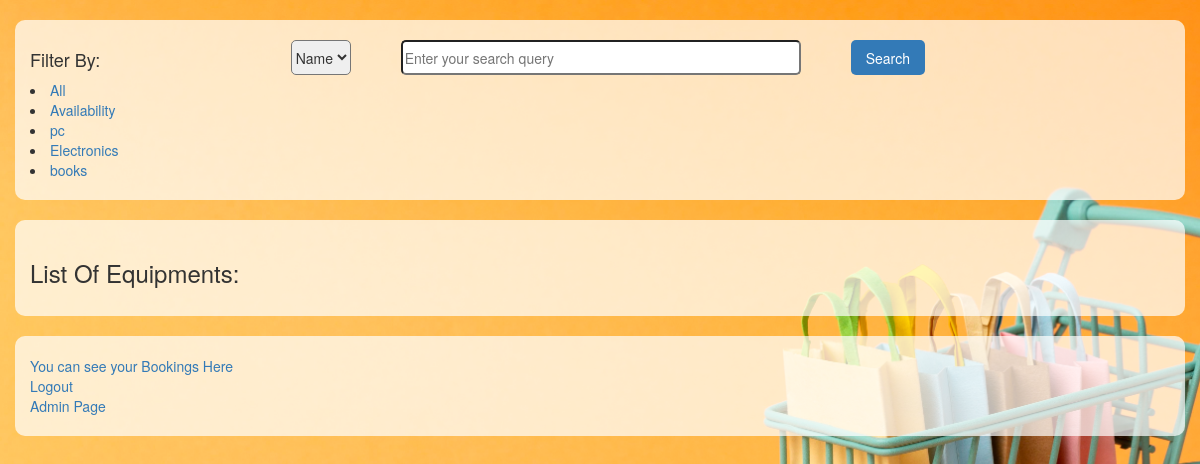
The app's page /filter_equipments/availability (signed in), older data.
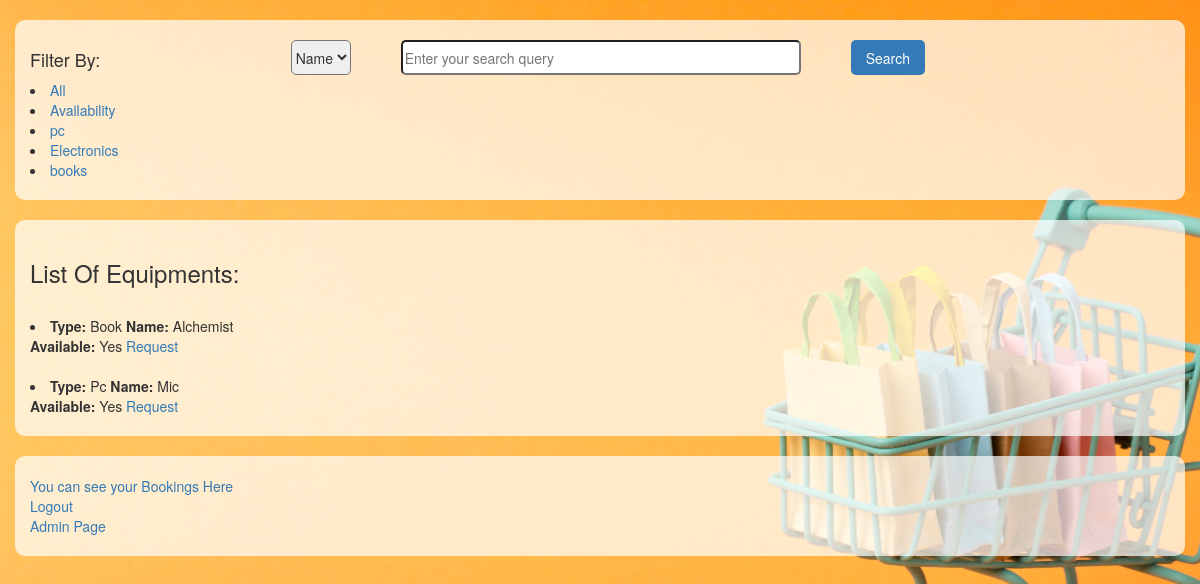
The same page, newer data.
### login_logout/models.py (models this page shows, shortened)
class Books(models.Model):
    euipment_name = models.CharField(max_length=150)
    euipment_type = models.CharField(max_length=150, null=True, blank=True)
    requested_or_not = models.BooleanField(default=False)
    booked_or_not = models.BooleanField(default=False)
    availabilty = models.BooleanField(default=True, null=True, blank=True)
    return_days = models.IntegerField(default=3, null=True, blank=True)
    requested_user_id = models.ForeignKey(User, on_delete=models.CASCADE, default=None, null=True, blank=True)
    class Meta:
        verbose_name = 'Book'

### login_logout/views.py (the view)
# urls.py: path('filter_equipments/<str:keyword>', views.filter_equipments, name='filter_equipments'),
@login_required
def filter_equipments(request, keyword):
    if keyword  == 'Book':
        books = Books.objects.filter(euipment_type='Book')
        return render(request, 'success_page.html', {'books': books , 'book_type': 'Book'})
    elif keyword == 'Pc':
        books = Books.objects.filter(euipment_type='Pc')
        return render(request, 'success_page.html', {'books': books , 'book_type': 'Pc'})
    elif keyword == 'Electronics':
        books = Books.objects.filter(euipment_type='Electronics')
        return render(request, 'success_page.html', {'books': books , 'book_type': 'Electronics'})
    elif keyword == 'all':
        books = Books.objects.all()
        return render(request, 'success_page.html', {'books': books , 'book_type': 'all'})
    elif keyword == 'availability':
        books = Books.objects.filter(availabilty = True)
        return render(request, 'success_page.html', {'books': books , 'book_type': 'availability'})
    else:
        books = Books.objects.filter(requested_or_not = False, booked_or_not=False)
        return render(request, 'success_page.html', {'books': books})

### templates/success_page.html (shortened to what this page needs)
<!DOCTYPE html>
<html lang="en">
<head>
    <link href="//netdna.bootstrapcdn.com/bootstrap/3.1.0/css/bootstrap.min.css" rel="stylesheet" id="bootstrap-css">
</head>
<body>
<div class="container">
    <div class="row">
        <div class="col-xs-2">
            <h4>Filter By:</h4>
            <li>
                <a href ="{% url 'filter_equipments' 'all' %}">All </a>
            </li>
            <li>
                <a href="{% url 'filter_equipments' 'availability' %}">Availability</a>
            </li>
            <li>
                <a href="{% url 'filter_equipments' 'Pc' %}">pc</a>
            </li>
            <li>
                <a href="{% url 'filter_equipments' 'Electronics' %}">Electronics</a>
            </li>
            <li>
                <a href="{% url 'filter_equipments' 'Book' %}">books</a>
            </li>
        </div>
        <div class="col-xs-8">
            <form method="POST" action="/search_by_typing/" class="search-form">
                <select id="optionSelect" name="optionSelect">
                    <option value="name" selected>Name</option>
                </select>
                <input type="text" name="query" placeholder="Enter your search query">
                <input type="submit" value="Search"/>
            </form>
        </div>
	</div>
</div>
<div class="container equipment-list">
<h3>List Of Equipments:</h3>
{% if book_type == 'all' %}
    {% for book in books %}
        <br>
        <li><b>Type: </b>{{ book.euipment_type }}  <b> Name: </b>{{ book.euipment_name }}</li> <b>Available: </b>{% if book.availabilty %} Yes {% else %} No{% endif %}
        <a href="{% url 'request_for_all' book.id  %}">Request</a>
        <br>
    {% endfor %}
{% elif book_type == 'availability' %}
    {% for book in books %}
        <br>
        <li><b>Type: </b>{{ book.euipment_type }}  <b> Name: </b>{{ book.euipment_name }}</li> <b>Available: </b>{% if book.availabilty%} Yes {% else %} No{% endif%}
        <a href="{% url 'request_for_available' book.id  %}">Request</a>
        <br>
    {% endfor %}
{% endif %}
</div>
<div class="container links-section">
    <a href="{% url 'users_reservations' %}" class="custom-link">You can see your Bookings Here</a>
    <br>
    <a href="{% url 'logout' %}" class="custom-link">Logout</a>
    <br>
    <a href="{% url 'admin_panel' %}" class="custom-link">Admin Page</a>
</div>
</body>
</html>

### templates/success_page.html (style rules this page uses)
body { background-image: url('/static/images/success.jpg'); background-size: cover; background-repeat: no-repeat; background-attachment: fixed; font-family: Arial, sans-serif; color: #333; }
.container { background-color: rgba(255, 255, 255, 0.7); padding: 20px; border-radius: 10px; margin-top: 20px; }
.equipment-list { margin-top: 20px; }
.search-form { display: flex; align-items: center; justify-content: flex-end; }
.search-form select, .search-form input[type="text"], .search-form input[type="submit"] { margin-right: 50px; height: 35px; border-radius: 5px; }
.search-form input[type="text"] { width: 400px; }
.search-form input[type="submit"] { border: none; background-color: #337ab7; color: white; padding: 8px 15px; }

Row changes from the older to the newer data that the page shows:
now on this page (row edited): Books: euipment_type "Book", euipment_name "Alchemist", availabilty "Yes"
now on this page (row edited): Books: euipment_type "Pc", euipment_name "Mic", availabilty "Yes"
